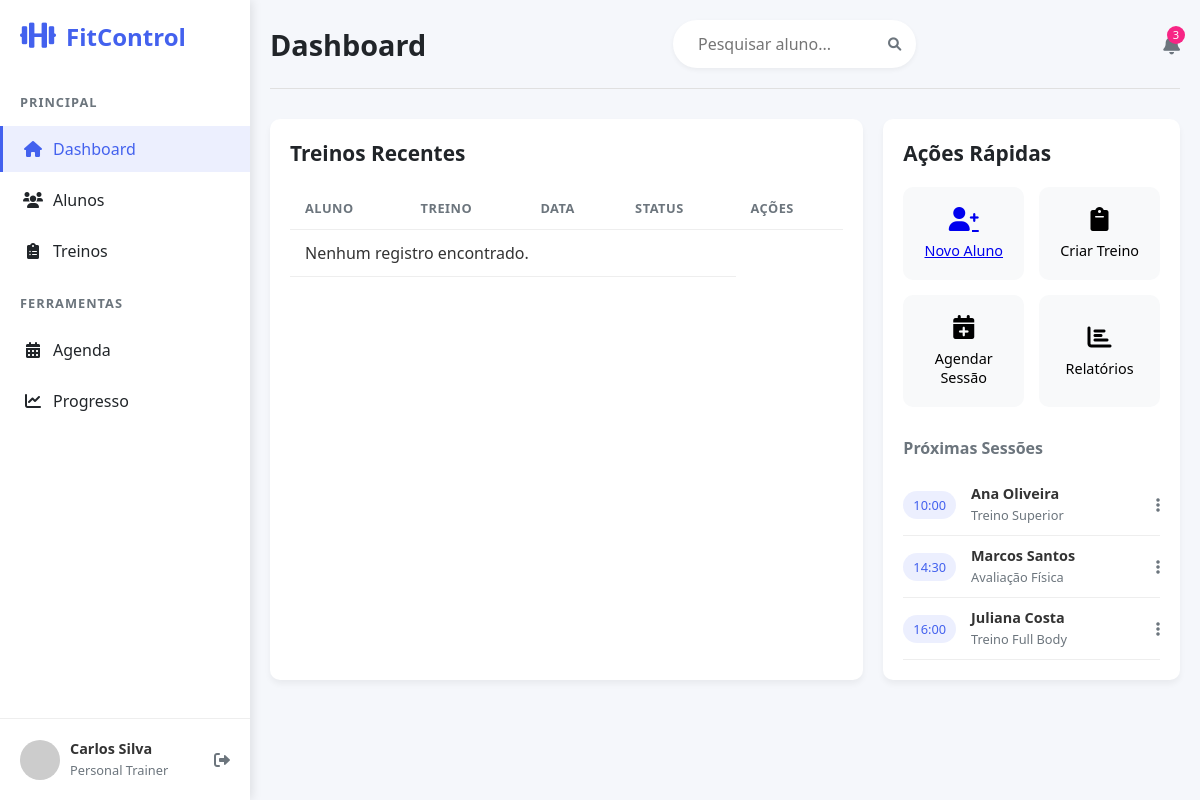
The page /list/ on the database as committed earlier.
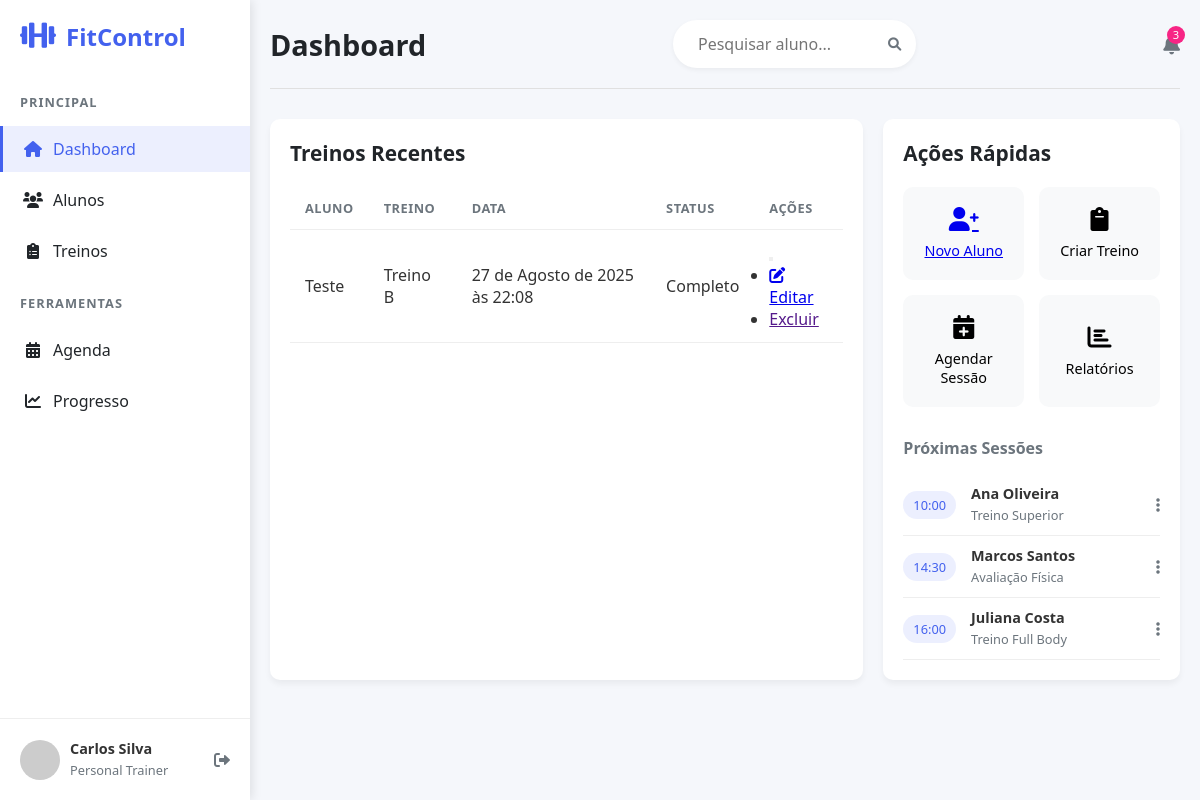
The same page on the database as committed later.
### paginas/models.py (models this page shows, shortened)
class Aluno(models.Model):
    nome = models.CharField(max_length=120)
    treino = models.CharField(max_length=80)
    data = models.DateTimeField(auto_now_add=True)
    status = models.CharField(
        max_length=12,
        choices=STATUS,
        default='Pendente',
    )
    class Meta:
        ordering = ["nome"]
        verbose_name_plural = "Aluno"

### paginas/views.py (the view)
# urls.py: path('list/', AlunoListView.as_view(), name='aluno_list'),
class AlunoListView(ListView):
    model = Aluno
    template_name = 'paginas/formularioTemplate.html'
    context_object_name = 'alunos'

### paginas/templates/paginas/formularioTemplate.html (shortened to what this page needs)
{% extends 'paginas/modelo.html' %}
{% load static %}
{% block conteudo %}
       <div class="content-grid">
                <section class="recent-trainings">
                    <h2>Treinos Recentes</h2>
                    <div class="table-container">
                        <table>
                                <tr>
                                    <th>Aluno</th>
                                    <th>Treino</th>
                                    <th>Data</th>
                                    <th>Status</th>
                                    <th>Ações</th>
                                </tr>
                             {% for object in object_list %}
        <tr>
            <td>{{ object.nome }}</td>
            <td>{{ object.treino }}</td>
            <td>{{ object.data }}</td>
                        <td>{{ object.status }}</td>
            <td>
                <div class="dropdown">
                    <button class="btn btn-outline-dark btn-sm dropdown-toggle" type="button" data-bs-toggle="dropdown" aria-expanded="false">
                    </button>
                    <ul class="dropdown-menu">
                        <li>     <a href="{% url 'aluno_edit' object.id %}" class="btn-edit">
                    <i class="fas fa-edit"></i> Editar
                  </a></li>
                        <li><a class="dropdown-item link-danger" href=""> Excluir</a></li>
                    </ul>
                </div>
            </td>
        </tr>
        {% empty %}
        <tr>
            <td colspan="4">Nenhum registro encontrado.</td>
        </tr>
        {% endfor %}
                        </table>
                    </div>
                </section>
                <section class="quick-actions">
                    <h2>Ações Rápidas</h2>
                    <div class="actions-grid">
                        <a class="action-card" href="{% url "aluno_create" %}">
                            <i class="fas fa-user-plus"></i>
                            <span>Novo Aluno</span>
                        </a>
                        <button class="action-card">
                            <i class="fas fa-clipboard"></i>
                            <span>Criar Treino</span>
                        </button>
                        <button class="action-card">
                            <i class="fas fa-calendar-plus"></i>
                            <span>Agendar Sessão</span>
                        </button>
                        <button class="action-card">
                            <i class="fas fa-chart-bar"></i>
                            <span>Relatórios</span>
                        </button>
                    </div>
                    <div class="upcoming-sessions">
                        <h3>Próximas Sessões</h3>
                        <div class="session-item">
                            <div class="session-time">10:00</div>
                            <div class="session-info">
                                <strong>Ana Oliveira</strong>
                                <span>Treino Superior</span>
                            </div>
                            <button class="session-action"><i class="fas fa-ellipsis-v"></i></button>
                        </div>
                        <div class="session-item">
                            <div class="session-time">14:30</div>
                            <div class="session-info">
                                <strong>Marcos Santos</strong>
                                <span>Avaliação Física</span>
                            </div>
                            <button class="session-action"><i class="fas fa-ellipsis-v"></i></button>
                        </div>
                        <div class="session-item">
                            <div class="session-time">16:00</div>
                            <div class="session-info">
                                <strong>Juliana Costa</strong>
                                <span>Treino Full Body</span>
                            </div>
                            <button class="session-action"><i class="fas fa-ellipsis-v"></i></button>
                        </div>
                    </div>
                </section>
            </div>
{% endblock %}

### paginas/templates/paginas/modelo.html (shortened to what this page needs)
{% load static %}
<!DOCTYPE html>
<html lang="pt-BR">
<head>
    <link rel="stylesheet" href="{% static 'css/main.css' %}">
    <link rel="stylesheet" href="{% static 'css/aluno_form.css' %}">
    <link rel="stylesheet" href="https://cdnjs.cloudflare.com/ajax/libs/font-awesome/6.0.0-beta3/css/all.min.css">
</head>
<body>
    <div class="container">
        {%block menu%}
        <aside class="sidebar">
            <div class="logo">
                <i class="fas fa-dumbbell"></i>
                <span>FitControl</span>
            </div>
            <nav class="menu">
                <div class="menu-section">
                    <h4>Principal</h4>
                    <ul>
                        <li class="active"><a href="#"><i class="fas fa-home"></i> Dashboard</a></li>
                        <li><a href="{% url "aluno_list" %}"><i class="fas fa-users"></i> Alunos</a></li>
                        <li><a href="#"><i class="fas fa-clipboard-list"></i> Treinos</a></li>
                    </ul>
                </div>
                <div class="menu-section">
                    <h4>Ferramentas</h4>
                    <ul>
                        <li><a href="#"><i class="fas fa-calendar-alt"></i> Agenda</a></li>
                        <li><a href="#"><i class="fas fa-chart-line"></i> Progresso</a></li>
                    </ul>
                </div>
            </nav>
            <div class="user-profile">
                <img src="https://randomuser.me/api/portraits/men/32.jpg" alt="Personal Trainer">
                <div class="user-info">
                    <strong>Carlos Silva</strong>
                    <span>Personal Trainer</span>
                </div>
                <button class="logout-btn"><i class="fas fa-sign-out-alt"></i></button>
            </div>
        </aside>
        {%endblock%}
        {% block procurar%}
        <main class="main-content">
            <header class="top-bar">
                {%block tituloprocurar%}
                <h1>Dashboard</h1>
                {%endblock%}
                <div class="search-bar">
                    <input type="text" placeholder="Pesquisar aluno...">
                    <button><i class="fas fa-search"></i></button>
                </div>
                <div class="notifications">
                    <button><i class="fas fa-bell"></i></button>
                    <span class="badge">3</span>
                </div>
            </header>
        {%endblock%}
        {%block conteudo%}{%endblock%}
    </div>
</body>
</html>

### static/css/aluno_form.css (style rules this page uses)
body { font-family: 'Segoe UI', Tahoma, Geneva, Verdana, sans-serif; background-color: #f5f7fb; margin: 0; padding: 0; color: #333; }
input, select, textarea { width: 100%; padding: 12px 15px; border: 1px solid #ddd; border-radius: 6px; font-size: 1rem; transition: border-color 0.3s; }

Rows that differ between the two databases and show on the page:
added Aluno: nome "Teste", treino "Treino B", data "27 de Agosto de 2025 às 22:08", status "Completo"
Other text that changed with them:
text no longer shown: "Nenhum registro encontrado."
